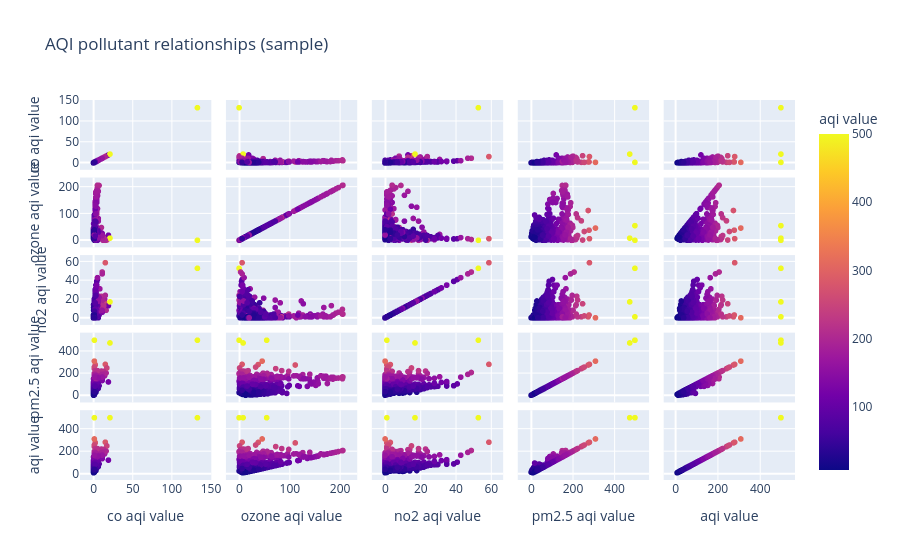
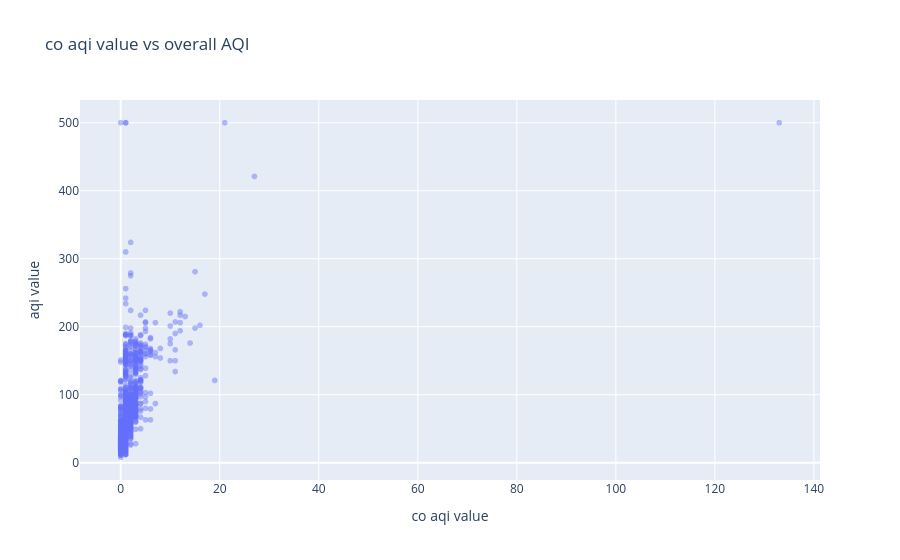
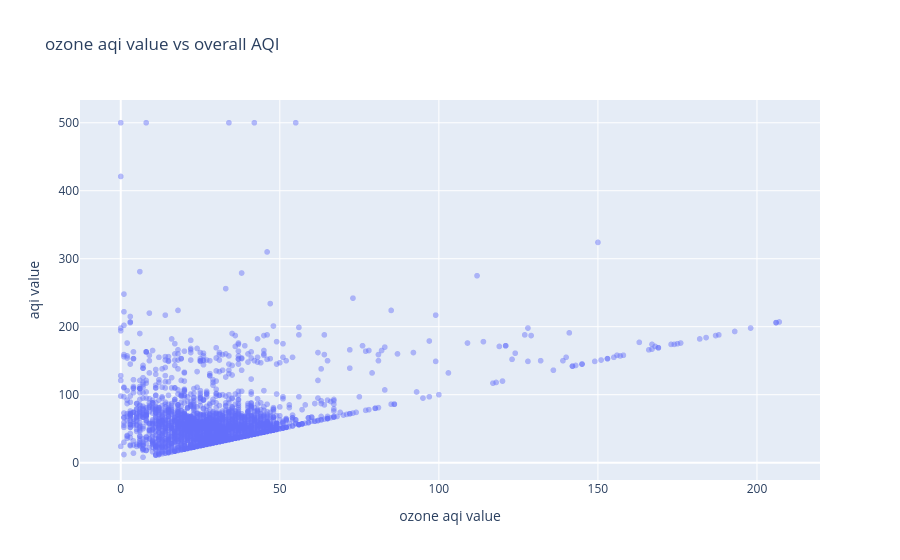
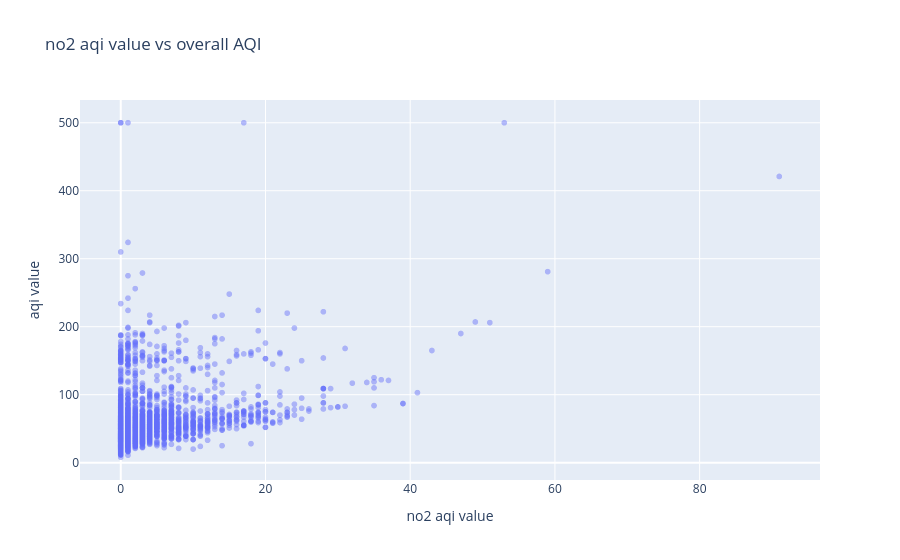

Notebook source saved alongside these figures, in order:
### Markdown cell above
## 5. AQI exploratory data analysis

### Code cell
pollutants = ["co aqi value", "ozone aqi value", "no2 aqi value", "pm2.5 aqi value"]
fig, axes = plt.subplots(2, 2, figsize=(14, 9))
for ax, col in zip(axes.flat, pollutants):
    sns.histplot(aqi[col], bins=35, kde=True, color="steelblue", ax=ax)
    ax.set_title(f"Distribution: {col}")
plt.tight_layout(); plt.show()

numeric_aqi = aqi.select_dtypes(include=np.number)
plt.figure(figsize=(10,7))
sns.heatmap(numeric_aqi.corr(), annot=True, fmt=".2f", cmap="coolwarm", center=0)
plt.title("AQI dataset correlation heatmap"); plt.tight_layout(); plt.show()

fig = px.scatter_matrix(aqi.sample(min(2500, len(aqi)), random_state=RANDOM_STATE),
    dimensions=pollutants + ["aqi value"], color="aqi value", title="AQI pollutant relationships (sample)")
fig.show()
for col in pollutants:
    fig = px.scatter(aqi.sample(min(3000, len(aqi)), random_state=RANDOM_STATE), x=col, y="aqi value",
                     opacity=.45, title=f"{col} vs overall AQI")
    fig.show()

geo = aqi.dropna(subset=["lat", "lng", "aqi value"])
fig = px.scatter_geo(geo.sample(min(4000, len(geo)), random_state=RANDOM_STATE), lat="lat", lon="lng",
    color="aqi value", hover_data=["aqi value", *pollutants], color_continuous_scale="Turbo",
    title="Geographic distribution of AQI records")
fig.show()

### Figure 1 — Plotly figure (JSON) as saved in the notebook; plotly's stock layout.template omitted (floating-point values rounded to 4 significant figures; data arrays with more than 128 entries replaced by an {"elided": "..."} marker saying what was removed)
{"data": [{"dimensions": [{"axis": {"matches": true}, "label": "co aqi value", "values": {"elided": "2500 int values"}}, {"axis": {"matches": true}, "label": "ozone aqi value", "values": {"elided": "2500 int values"}}, {"axis": {"matches": true}, "label": "no2 aqi value", "values": {"elided": "2500 int values"}}, {"axis": {"matches": true}, "label": "pm2.5 aqi value", "values": {"elided": "2500 int values"}}, {"axis": {"matches": true}, "label": "aqi value", "values": {"elided": "2500 int values"}}], "hovertemplate": "%{xaxis.title.text}=%{x}<br>%{yaxis.title.text}=%{y}<br>aqi value=%{marker.color}<extra></extra>", "legendgroup": "", "marker": {"color": {"elided": "2500 int values"}, "coloraxis": "coloraxis", "symbol": "circle"}, "name": "", "showlegend": false, "type": "splom"}], "layout": {"coloraxis": {"colorbar": {"title": {"text": "aqi value"}}, "colorscale": [[0, "#0d0887"], [0.1111, "#46039f"], [0.2222, "#7201a8"], [0.3333, "#9c179e"], [0.4444, "#bd3786"], [0.5556, "#d8576b"], [0.6667, "#ed7953"], [0.7778, "#fb9f3a"], [0.8889, "#fdca26"], [1, "#f0f921"]]}, "dragmode": "select", "legend": {"tracegroupgap": 0}, "title": {"text": "AQI pollutant relationships (sample)"}}}

### Figure 2 — Plotly figure (JSON) as saved in the notebook; plotly's stock layout.template omitted (floating-point values rounded to 4 significant figures; data arrays with more than 128 entries replaced by an {"elided": "..."} marker saying what was removed)
{"data": [{"hovertemplate": "co aqi value=%{x}<br>aqi value=%{y}<extra></extra>", "legendgroup": "", "marker": {"color": "#636efa", "opacity": 0.45, "symbol": "circle"}, "mode": "markers", "name": "", "showlegend": false, "type": "scattergl", "x": {"elided": "3000 int values"}, "xaxis": "x", "y": {"elided": "3000 int values"}, "yaxis": "y"}], "layout": {"legend": {"tracegroupgap": 0}, "title": {"text": "co aqi value vs overall AQI"}, "xaxis": {"anchor": "y", "domain": [0, 1], "title": {"text": "co aqi value"}}, "yaxis": {"anchor": "x", "domain": [0, 1], "title": {"text": "aqi value"}}}}

### Figure 3 — Plotly figure (JSON) as saved in the notebook; plotly's stock layout.template omitted (floating-point values rounded to 4 significant figures; data arrays with more than 128 entries replaced by an {"elided": "..."} marker saying what was removed)
{"data": [{"hovertemplate": "ozone aqi value=%{x}<br>aqi value=%{y}<extra></extra>", "legendgroup": "", "marker": {"color": "#636efa", "opacity": 0.45, "symbol": "circle"}, "mode": "markers", "name": "", "showlegend": false, "type": "scattergl", "x": {"elided": "3000 int values"}, "xaxis": "x", "y": {"elided": "3000 int values"}, "yaxis": "y"}], "layout": {"legend": {"tracegroupgap": 0}, "title": {"text": "ozone aqi value vs overall AQI"}, "xaxis": {"anchor": "y", "domain": [0, 1], "title": {"text": "ozone aqi value"}}, "yaxis": {"anchor": "x", "domain": [0, 1], "title": {"text": "aqi value"}}}}

### Figure 4 — Plotly figure (JSON) as saved in the notebook; plotly's stock layout.template omitted (floating-point values rounded to 4 significant figures; data arrays with more than 128 entries replaced by an {"elided": "..."} marker saying what was removed)
{"data": [{"hovertemplate": "no2 aqi value=%{x}<br>aqi value=%{y}<extra></extra>", "legendgroup": "", "marker": {"color": "#636efa", "opacity": 0.45, "symbol": "circle"}, "mode": "markers", "name": "", "showlegend": false, "type": "scattergl", "x": {"elided": "3000 int values"}, "xaxis": "x", "y": {"elided": "3000 int values"}, "yaxis": "y"}], "layout": {"legend": {"tracegroupgap": 0}, "title": {"text": "no2 aqi value vs overall AQI"}, "xaxis": {"anchor": "y", "domain": [0, 1], "title": {"text": "no2 aqi value"}}, "yaxis": {"anchor": "x", "domain": [0, 1], "title": {"text": "aqi value"}}}}
